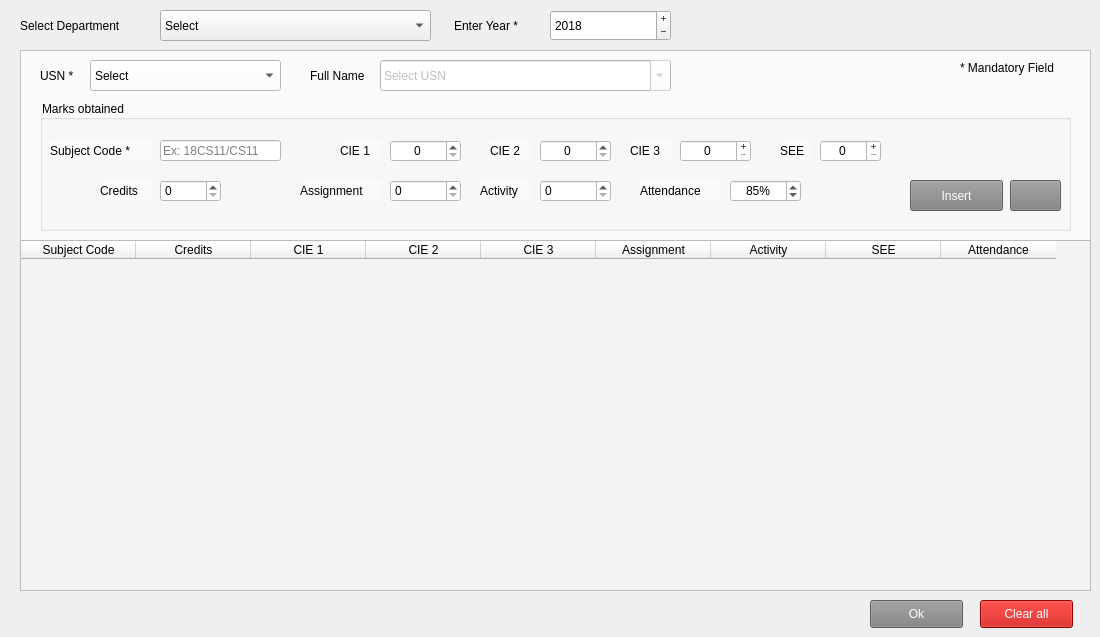
      <widget class="QWidget" name="tabAcademicDetail">
       <attribute name="title">
        <string>Enter student marks</string>
       </attribute>
       <widget class="QComboBox" name="cbxAcademicDept">
        <property name="geometry">
         <rect>
          <x>160</x>
          <y>10</y>
          <width>271</width>
          <height>31</height>
         </rect>
        </property>
        <property name="toolTip">
         <string>Filter by the Department</string>
        </property>
        <property name="styleSheet">
         <string notr="true">
font: 9pt &quot;MS Shell Dlg 2&quot;;
border-color: rgb(0, 0, 0);</string>
        </property>
        <item>
         <property name="text">
          <string>Select</string>
         </property>
        </item>
        <item>
         <property name="text">
          <string>Civil Engg</string>
         </property>
        </item>
        <item>
         <property name="text">
          <string>Computers Science Engg</string>
         </property>
        </item>
        <item>
         <property name="text">
          <string>Electrical and Electronics</string>
         </property>
        </item>
        <item>
         <property name="text">
          <string>Electronics and Communication</string>
         </property>
        </item>
        <item>
         <property name="text">
          <string>Electronics and Instrumentation</string>
         </property>
        </item>
        <item>
         <property name="text">
          <string>Industrial Engg</string>
         </property>
        </item>
        <item>
         <property name="text">
          <string>Information Science Engg</string>
         </property>
        </item>
        <item>
         <property name="text">
          <string>Mechanical Engg</string>
         </property>
        </item>
        <item>
         <property name="text">
          <string>Medical electronics Engg</string>
         </property>
        </item>
        <item>
         <property name="text">
          <string>Telecommunication Engg</string>
         </property>
        </item>
       </widget>
       <widget class="QLabel" name="label_12">
        <property name="geometry">
         <rect>
          <x>20</x>
          <y>10</y>
          <width>131</width>
          <height>31</height>
         </rect>
        </property>
        <property name="styleSheet">
         <string notr="true">
font: 9pt &quot;MS Shell Dlg 2&quot;;
</string>
        </property>
        <property name="text">
         <string>Select Department</string>
        </property>
       </widget>
       <widget class="QTableWidget" name="tableAcademic">
        <property name="geometry">
         <rect>
          <x>20</x>
          <y>240</y>
          <width>1071</width>
          <height>351</height>
         </rect>
        </property>
        <property name="styleSheet">
         <string notr="true">background-color: rgb(243, 243, 243);
font: 9pt &quot;MS Shell Dlg 2&quot;;
</string>
        </property>
        <property name="editTriggers">
         <set>QAbstractItemView::NoEditTriggers</set>
        </property>
        <property name="selectionMode">
         <enum>QAbstractItemView::SingleSelection</enum>
        </property>
        <property name="selectionBehavior">
         <enum>QAbstractItemView::SelectRows</enum>
        </property>
        <property name="rowCount">
         <number>0</number>
        </property>
        <attribute name="horizontalHeaderDefaultSectionSize">
         <number>115</number>
        </attribute>
        <column>
         <property name="text">
          <string>Subject Code</string>
         </property>
        </column>
        <column>
         <property name="text">
          <string>Credits</string>
         </property>
        </column>
        <column>
         <property name="text">
          <string>CIE 1</string>
         </property>
        </column>
        <column>
         <property name="text">
          <string>CIE 2</string>
         </property>
        </column>
        <column>
         <property name="text">
          <string>CIE 3</string>
         </property>
        </column>
        <column>
         <property name="text">
          <string>Assignment</string>
         </property>
        </column>
        <column>
         <property name="text">
          <string>Activity</string>
         </property>
        </column>
        <column>
         <property name="text">
          <string>SEE</string>
         </property>
        </column>
        <column>
         <property name="text">
          <string>Attendance</string>
         </property>
        </column>
       </widget>
       <widget class="QFrame" name="frameAcademicEdit">
        <property name="geometry">
         <rect>
          <x>20</x>
          <y>50</y>
          <width>1071</width>
          <height>211</height>
         </rect>
        </property>
        <property name="styleSheet">
         <string notr="true">background-color: rgb(250, 250, 250);</string>
        </property>
        <property name="frameShape">
         <enum>QFrame::StyledPanel</enum>
        </property>
        <property name="frameShadow">
         <enum>QFrame::Raised</enum>
        </property>
        <widget class="QLabel" name="label_61">
         <property name="geometry">
          <rect>
           <x>290</x>
           <y>10</y>
           <width>71</width>
           <height>31</height>
          </rect>
         </property>
         <property name="text">
          <string>Full Name </string>
         </property>
        </widget>
        <widget class="QLabel" name="label_105">
         <property name="geometry">
          <rect>
           <x>20</x>
           <y>10</y>
           <width>41</width>
           <height>31</height>
          </rect>
         </property>
         <property name="text">
          <string>USN *</string>
         </property>
        </widget>
        <widget class="QGroupBox" name="gbxAcademic">
         <property name="geometry">
          <rect>
           <x>20</x>
           <y>50</y>
           <width>1031</width>
           <height>131</height>
          </rect>
         </property>
         <property name="title">
          <string>Marks obtained</string>
         </property>
         <widget class="QSpinBox" name="sbxCie1">
          <property name="geometry">
           <rect>
            <x>350</x>
            <y>40</y>
            <width>71</width>
            <height>22</height>
           </rect>
          </property>
          <property name="toolTip">
           <string>Max Marks: 25</string>
          </property>
          <property name="whatsThis">
           <string/>
          </property>
          <property name="styleSheet">
           <string notr="true">background-color: rgb(255, 255, 255);</string>
          </property>
          <property name="alignment">
           <set>Qt::AlignCenter</set>
          </property>
          <property name="buttonSymbols">
           <enum>QAbstractSpinBox::UpDownArrows</enum>
          </property>
          <property name="correctionMode">
           <enum>QAbstractSpinBox::CorrectToNearestValue</enum>
          </property>
          <property name="showGroupSeparator" stdset="0">
           <bool>false</bool>
          </property>
          <property name="suffix">
           <string/>
          </property>
          <property name="maximum">
           <number>25</number>
          </property>
          <property name="singleStep">
           <number>1</number>
          </property>
          <property name="value">
           <number>0</number>
          </property>
         </widget>
         <widget class="QLabel" name="label_62">
          <property name="geometry">
           <rect>
            <x>590</x>
            <y>40</y>
            <width>41</width>
            <height>21</height>
           </rect>
          </property>
          <property name="text">
           <string>CIE 3</string>
          </property>
         </widget>
         <widget class="QSpinBox" name="sbxAttendance">
          <property name="geometry">
           <rect>
            <x>690</x>
            <y>80</y>
            <width>71</width>
            <height>22</height>
           </rect>
          </property>
          <property name="toolTip">
           <string>Min Attendace: 75% to qualify</string>
          </property>
          <property name="styleSheet">
           <string notr="true">background-color: rgb(255, 255, 255);</string>
          </property>
          <property name="alignment">
           <set>Qt::AlignCenter</set>
          </property>
          <property name="buttonSymbols">
           <enum>QAbstractSpinBox::UpDownArrows</enum>
          </property>
          <property name="correctionMode">
           <enum>QAbstractSpinBox::CorrectToNearestValue</enum>
          </property>
          <property name="showGroupSeparator" stdset="0">
           <bool>false</bool>
          </property>
          <property name="suffix">
           <string>%</string>
          </property>
          <property name="maximum">
           <number>100</number>
          </property>
          <property name="singleStep">
           <number>1</number>
          </property>
          <property name="value">
           <number>85</number>
          </property>
         </widget>
         <widget class="QSpinBox" name="sbxCie2">
          <property name="geometry">
           <rect>
            <x>500</x>
            <y>40</y>
            <width>71</width>
            <height>22</height>
           </rect>
          </property>
          <property name="toolTip">
           <string>Max Marks: 25</string>
          </property>
          <property name="styleSheet">
           <string notr="true">background-color: rgb(255, 255, 255);</string>
          </property>
          <property name="alignment">
           <set>Qt::AlignCenter</set>
          </property>
          <property name="buttonSymbols">
           <enum>QAbstractSpinBox::UpDownArrows</enum>
          </property>
          <property name="correctionMode">
           <enum>QAbstractSpinBox::CorrectToNearestValue</enum>
          </property>
          <property name="showGroupSeparator" stdset="0">
           <bool>false</bool>
          </property>
          <property name="suffix">
           <string/>
          </property>
          <property name="maximum">
           <number>25</number>
          </property>
          <property name="singleStep">
           <number>1</number>
          </property>
          <property name="value">
           <number>0</number>
          </property>
         </widget>
         <widget class="QSpinBox" name="sbxCie3">
          <property name="geometry">
           <rect>
            <x>640</x>
            <y>40</y>
            <width>71</width>
            <height>22</height>
           </rect>
          </property>
          <property name="toolTip">
           <string>Max Marks: 25</string>
          </property>
          <property name="styleSheet">
           <string notr="true">background-color: rgb(255, 255, 255);</string>
          </property>
          <property name="alignment">
           <set>Qt::AlignCenter</set>
          </property>
          <property name="buttonSymbols">
           <enum>QAbstractSpinBox::PlusMinus</enum>
          </property>
          <property name="specialValueText">
           <string>0</string>
          </property>
          <property name="correctionMode">
           <enum>QAbstractSpinBox::CorrectToNearestValue</enum>
          </property>
          <property name="showGroupSeparator" stdset="0">
           <bool>false</bool>
          </property>
          <property name="suffix">
           <string/>
          </property>
          <property name="maximum">
           <number>25</number>
          </property>
          <property name="singleStep">
           <number>1</number>
          </property>
          <property name="value">
           <number>0</number>
          </property>
         </widget>
         <widget class="QLabel" name="label_67">
          <property name="geometry">
           <rect>
            <x>600</x>
            <y>80</y>
            <width>81</width>
            <height>21</height>
           </rect>
          </property>
          <property name="text">
           <string>Attendance</string>
          </property>
         </widget>
         <widget class="QLabel" name="label_63">
          <property name="geometry">
           <rect>
            <x>300</x>
            <y>40</y>
            <width>41</width>
            <height>21</height>
           </rect>
          </property>
          <property name="text">
           <string>CIE 1</string>
          </property>
         </widget>
         <widget class="QLabel" name="label_64">
          <property name="geometry">
           <rect>
            <x>10</x>
            <y>40</y>
            <width>101</width>
            <height>21</height>
           </rect>
          </property>
          <property name="text">
           <string>Subject Code *</string>
          </property>
         </widget>
         <widget class="QLineEdit" name="txtSubCode">
          <property name="geometry">
           <rect>
            <x>120</x>
            <y>40</y>
            <width>121</width>
            <height>21</height>
           </rect>
          </property>
          <property name="toolTip">
           <string>Subject code looks like CS11 or 18CS11</string>
          </property>
          <property name="whatsThis">
           <string>Enter the subject code. The legth is between 4 and 6</string>
          </property>
          <property name="styleSheet">
           <string notr="true">background-color: rgb(255, 255, 255);</string>
          </property>
          <property name="text">
           <string/>
          </property>
          <property name="maxLength">
           <number>7</number>
          </property>
          <property name="alignment">
           <set>Qt::AlignLeading|Qt::AlignLeft|Qt::AlignVCenter</set>
          </property>
          <property name="placeholderText">
           <string>Ex: 18CS11/CS11</string>
          </property>
          <property name="clearButtonEnabled">
           <bool>true</bool>
          </property>
         </widget>
         <widget class="QLabel" name="label_60">
          <property name="geometry">
           <rect>
            <x>60</x>
            <y>80</y>
            <width>51</width>
            <height>21</height>
           </rect>
          </property>
          <property name="text">
           <string>Credits</string>
          </property>
         </widget>
         <widget class="QLabel" name="label_66">
          <property name="geometry">
           <rect>
            <x>450</x>
            <y>40</y>
            <width>41</width>
            <height>21</height>
           </rect>
          </property>
          <property name="text">
           <string>CIE 2</string>
          </property>
         </widget>
         <widget class="QSpinBox" name="sbxCredits">
          <property name="geometry">
           <rect>
            <x>120</x>
            <y>80</y>
            <width>61</width>
            <height>22</height>
           </rect>
          </property>
          <property name="toolTip">
           <string>The number of credits for the subject</string>
          </property>
          <property name="styleSheet">
           <string notr="true">background-color: rgb(255, 255, 255);</string>
          </property>
          <property name="buttonSymbols">
           <enum>QAbstractSpinBox::UpDownArrows</enum>
          </property>
          <property name="maximum">
           <number>5</number>
          </property>
         </widget>
         <widget class="QLabel" name="label_74">
          <property name="geometry">
           <rect>
            <x>740</x>
            <y>40</y>
            <width>31</width>
            <height>21</height>
           </rect>
          </property>
          <property name="text">
           <string>SEE</string>
          </property>
         </widget>
         <widget class="QSpinBox" name="sbxSee">
          <property name="geometry">
           <rect>
            <x>780</x>
            <y>40</y>
            <width>61</width>
            <height>22</height>
           </rect>
          </property>
          <property name="toolTip">
           <string>Max Marks: 100</string>
          </property>
          <property name="styleSheet">
           <string notr="true">background-color: rgb(255, 255, 255);</string>
          </property>
          <property name="alignment">
           <set>Qt::AlignCenter</set>
          </property>
          <property name="buttonSymbols">
           <enum>QAbstractSpinBox::PlusMinus</enum>
          </property>
          <property name="specialValueText">
           <string>0</string>
          </property>
          <property name="correctionMode">
           <enum>QAbstractSpinBox::CorrectToNearestValue</enum>
          </property>
          <property name="showGroupSeparator" stdset="0">
           <bool>false</bool>
          </property>
          <property name="suffix">
           <string/>
          </property>
          <property name="maximum">
           <number>100</number>
          </property>
          <property name="singleStep">
           <number>1</number>
          </property>
          <property name="value">
           <number>0</number>
          </property>
         </widget>
         <widget class="QSpinBox" name="sbxAssignment">
          <property name="geometry">
           <rect>
            <x>350</x>
            <y>80</y>
            <width>71</width>
            <height>22</height>
           </rect>
          </property>
          <property name="toolTip">
           <string>Max Marks: 5</string>
          </property>
          <property name="styleSheet">
           <string notr="true">background-color: rgb(255, 255, 255);</string>
          </property>
          <property name="buttonSymbols">
           <enum>QAbstractSpinBox::UpDownArrows</enum>
          </property>
          <property name="maximum">
           <number>5</number>
          </property>
         </widget>
         <widget class="QLabel" name="label_68">
          <property name="geometry">
           <rect>
            <x>260</x>
            <y>80</y>
            <width>81</width>
            <height>21</height>
           </rect>
          </property>
          <property name="text">
           <string>Assignment</string>
          </property>
         </widget>
         <widget class="QPushButton" name="btnAcademicInsert">
          <property name="geometry">
           <rect>
            <x>870</x>
            <y>80</y>
            <width>93</width>
            <height>31</height>
           </rect>
          </property>
          <property name="toolTip">
           <string>Add to the grades to the student</string>
          </property>
          <property name="styleSheet">
           <string notr="true">background-color: rgb(129, 129, 129);
color: rgb(255, 255, 255);</string>
          </property>
          <property name="text">
           <string>Insert</string>
          </property>
         </widget>
         <widget class="QPushButton" name="btnAcademicDelete">
          <property name="geometry">
           <rect>
            <x>970</x>
            <y>80</y>
            <width>51</width>
            <height>31</height>
           </rect>
          </property>
          <property name="toolTip">
           <string>Delete the grades from the student</string>
          </property>
          <property name="styleSheet">
           <string notr="true">background-color: rgb(129, 129, 129);
color: rgb(255, 255, 255);</string>
          </property>
          <property name="text">
           <string/>
          </property>
          <property name="icon">
           <iconset resource="univ_icon.qrc">
            <normaloff>:/IDK/Resources/no.png</normaloff>:/IDK/Resources/no.png</iconset>
          </property>
         </widget>
         <widget class="QSpinBox" name="sbxActivity">
          <property name="geometry">
           <rect>
            <x>500</x>
            <y>80</y>
            <width>71</width>
            <height>22</height>
           </rect>
          </property>
          <property name="toolTip">
           <string>Max Marks: 5</string>
          </property>
          <property name="styleSheet">
           <string notr="true">background-color: rgb(255, 255, 255);</string>
          </property>
          <property name="buttonSymbols">
           <enum>QAbstractSpinBox::UpDownArrows</enum>
          </property>
          <property name="maximum">
           <number>5</number>
          </property>
         </widget>
         <widget class="QLabel" name="label_65">
          <property name="geometry">
           <rect>
            <x>440</x>
            <y>80</y>
            <width>51</width>
            <height>21</height>
           </rect>
          </property>
          <property name="text">
           <string>Activity</string>
          </property>
         </widget>
        </widget>
        <widget class="QComboBox" name="cbxAcademicUsn">
         <property name="geometry">
          <rect>
           <x>70</x>
           <y>10</y>
           <width>191</width>
           <height>31</height>
          </rect>
         </property>
         <property name="toolTip">
          <string>Select a USN</string>
         </property>
         <property name="styleSheet">
          <string notr="true">background-color: rgb(255, 255, 255);</string>
         </property>
         <item>
          <property name="text">
           <string>Select</string>
          </property>
         </item>
        </widget>
        <widget class="QComboBox" name="cbxAcademicName">
         <property name="enabled">
          <bool>false</bool>
         </property>
         <property name="geometry">
          <rect>
           <x>360</x>
           <y>10</y>
           <width>291</width>
           <height>31</height>
          </rect>
         </property>
         <property name="toolTip">
          <string>Name of Student</string>
         </property>
         <property name="styleSheet">
          <string notr="true">background-color: rgb(255, 255, 255);</string>
         </property>
         <property name="editable">
          <bool>true</bool>
         </property>
         <property name="frame">
          <bool>true</bool>
         </property>
         <item>
          <property name="text">
           <string>Select USN</string>
          </property>
         </item>
        </widget>
        <widget class="QLabel" name="label_50">
         <property name="geometry">
          <rect>
           <x>940</x>
           <y>10</y>
           <width>121</width>
           <height>16</height>
          </rect>
         </property>
         <property name="text">
          <string>* Mandatory Field</string>
         </property>
        </widget>
        <widget class="QPushButton" name="btnAcademicHelp">
         <property name="geometry">
          <rect>
           <x>1020</x>
           <y>40</y>
           <width>51</width>
           <height>41</height>
          </rect>
         </property>
         <property name="toolTip">
          <string>Open Help</string>
         </property>
         <property name="styleSheet">
          <string notr="true"/>
         </property>
         <property name="text">
          <string/>
         </property>
         <property name="icon">
          <iconset resource="univ_icon.qrc">
           <normaloff>:/IDK/Resources/helpQM.png</normaloff>:/IDK/Resources/helpQM.png</iconset>
         </property>
         <property name="iconSize">
          <size>
           <width>40</width>
           <height>40</height>
          </size>
         </property>
         <property name="flat">
          <bool>true</bool>
         </property>
        </widget>
       </widget>
       <widget class="QLabel" name="label_3">
        <property name="geometry">
         <rect>
          <x>454</x>
          <y>15</y>
          <width>91</width>
          <height>21</height>
         </rect>
        </property>
        <property name="text">
         <string>Enter Year *</string>
        </property>
       </widget>
       <widget class="QSpinBox" name="sbxAcademicYear">
        <property name="geometry">
         <rect>
          <x>550</x>
          <y>10</y>
          <width>121</width>
          <height>31</height>
         </rect>
        </property>
        <property name="toolTip">
         <string>Filter by the year of joining</string>
        </property>
        <property name="readOnly">
         <bool>false</bool>
        </property>
        <property name="buttonSymbols">
         <enum>QAbstractSpinBox::PlusMinus</enum>
        </property>
        <property name="minimum">
         <number>2000</number>
        </property>
        <property name="maximum">
         <number>2100</number>
        </property>
        <property name="value">
         <number>2018</number>
        </property>
       </widget>
       <widget class="QPushButton" name="btnAcademicClr">
        <property name="geometry">
         <rect>
          <x>980</x>
          <y>600</y>
          <width>93</width>
          <height>28</height>
         </rect>
        </property>
        <property name="toolTip">
         <string/>
        </property>
        <property name="styleSheet">
         <string notr="true">background-color: rgb(194, 6, 0);
color: rgb(255, 255, 255);
</string>
        </property>
        <property name="text">
         <string>Clear all</string>
        </property>
       </widget>
       <widget class="QPushButton" name="btnAcademicAccept">
        <property name="geometry">
         <rect>
          <x>870</x>
          <y>600</y>
          <width>93</width>
          <height>28</height>
         </rect>
        </property>
        <property name="toolTip">
         <string>Accept the changes made</string>
        </property>
        <property name="styleSheet">
         <string notr="true">background-color: rgb(129, 129, 129);
color: rgb(255, 255, 255);</string>
        </property>
        <property name="text">
         <string>Ok</string>
        </property>
       </widget>
       <zorder>cbxAcademicDept</zorder>
       <zorder>label_12</zorder>
       <zorder>frameAcademicEdit</zorder>
       <zorder>tableAcademic</zorder>
       <zorder>label_3</zorder>
       <zorder>sbxAcademicYear</zorder>
       <zorder>btnAcademicClr</zorder>
       <zorder>btnAcademicAccept</zorder>
      </widget>
